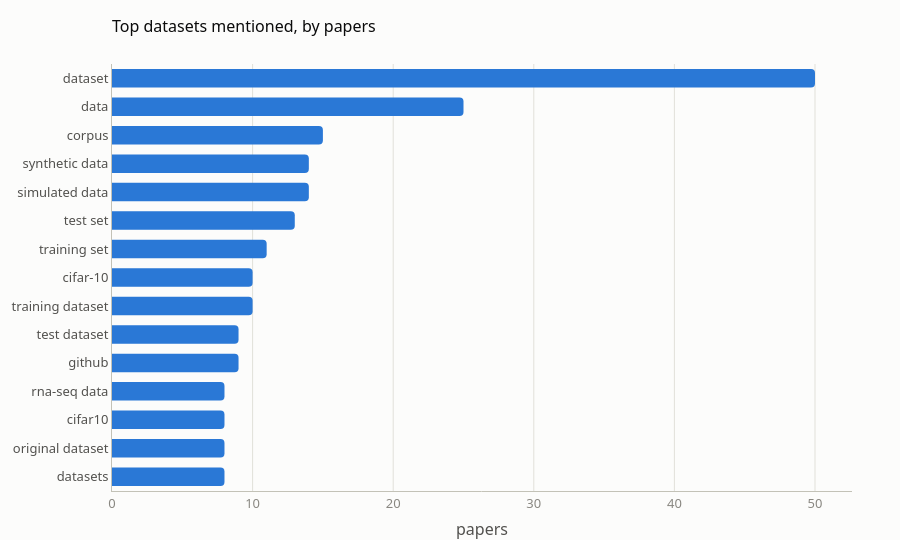

Notebook code cell kept with this figure:
### Markdown cell above
## 7 — Dataset analysis (a separate look at the `dataset` mentions)

Baguette labels references to data collections as `dataset` (e.g. `UK Biobank`, `MIMIC-III`).
They are not software, but they matter for research-practice analysis, so we keep them apart. This
section gives a simple, pragmatic overview.

### Code cell
print(f"dataset mentions: {len(dataset_mentions)} across {dataset_mentions['paper_id'].nunique()} papers "
      f"({dataset_mentions['paper_id'].nunique() / len(papers):.1%} of the papers)")
print("\nTop dataset mentions by papers:")
top_datasets = (dataset_mentions.assign(form=dataset_mentions["software_normalized"].str.lower().str.strip())
                .groupby("form")["paper_id"].nunique().sort_values(ascending=False).head(15))
print(top_datasets.to_string())
hbar(top_datasets, "Top datasets mentioned, by papers", "papers").show()

### Figure 1 — Plotly figure (JSON) as saved in the notebook; plotly's stock layout.template omitted (floating-point values rounded to 4 significant figures)
{"data": [{"cliponaxis": false, "hovertemplate": "<b>%{y}</b><br>%{x:,d} papers<extra></extra>", "marker": {"color": "#2a78d6"}, "orientation": "h", "showlegend": false, "textfont": {"color": "#52514e"}, "textposition": "outside", "type": "bar", "x": [8, 8, 8, 8, 9, 9, 10, 10, 11, 13, 14, 14, 15, 25, 50], "y": ["datasets", "original dataset", "cifar10", "rna-seq data", "github", "test dataset", "training dataset", "cifar-10", "training set", "test set", "simulated data", "synthetic data", "corpus", "data", "dataset"]}], "layout": {"height": 540, "title": {"text": "Top datasets mentioned, by papers"}, "xaxis": {"title": {"text": "papers"}}, "yaxis": {"showgrid": false, "tickfont": {"color": "#52514e"}}}}
